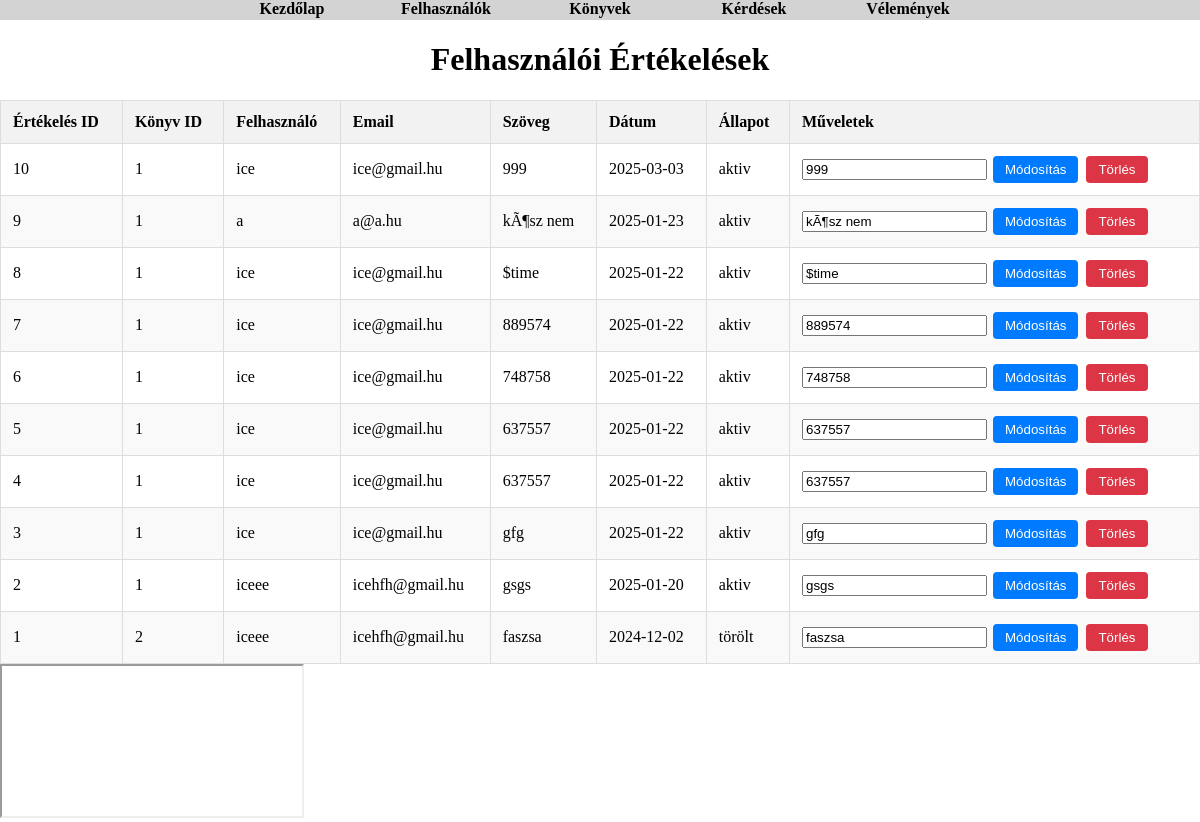
/admin/?p=ertekelesek, run on an earlier commit of the app's database.
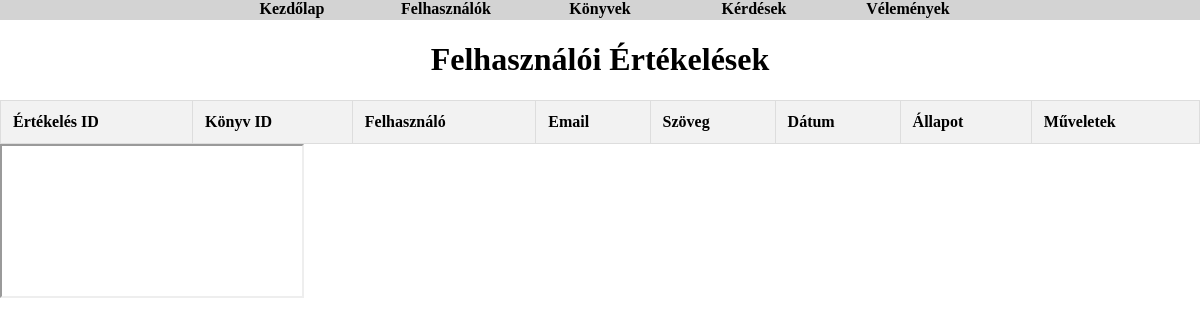
And on a later commit of the database.
### tables this page shows
CREATE TABLE `ertekelesek` (
  `eid` int(11) NOT NULL,
  `uid` int(11) NOT NULL,
  `kid` int(11) NOT NULL,
  `eszoveg` varchar(255) NOT NULL,
  `edatum` date NOT NULL,
  `status` varchar(3) NOT NULL
);

CREATE TABLE `user` (
  `uid` int(255) NOT NULL,
  `username` varchar(100) NOT NULL,
  `uemail` varchar(255) NOT NULL,
  `upassword` varchar(64) NOT NULL,
  `uprofkepnev` varchar(50) NOT NULL,
  `uprofkepnev_eredetinev` varchar(250) NOT NULL,
  `udatum` datetime NOT NULL,
  `uip` varchar(48) NOT NULL,
  `usession` varchar(8) NOT NULL,
  `ustatusz` varchar(2) NOT NULL,
  `ukomment` text NOT NULL
);

### admin/ertekelesek.php (the view, shortened to what this page needs)
<?php
include("../kapcsolat.php");
$query = "
    SELECT `eid`, `kid`, `eszoveg`,
     `edatum`, `status` , `username` , `uemail`
    FROM `ertekelesek`
    INNER JOIN user ON ertekelesek.uid = user.uid
    ORDER BY edatum DESC
";
$result = mysqli_query($adb, $query);
?>
<!DOCTYPE html>
<html lang="hu">
<head>
</head>
<body>
    <h1>Felhasználói Értékelések</h1>
    <table>
        <thead>
            <tr>
                <th>Értékelés ID</th>
                <th>Könyv ID</th>
                <th>Felhasználó</th>
                <th>Email</th>
                <th>Szöveg</th>
                <th>Dátum</th>
                <th>Állapot</th>
                <th>Műveletek</th>
            </tr>
        </thead>
        <tbody>
            <?php
            while ($row = mysqli_fetch_assoc($result)) {
                echo "<tr>";
                echo "<td>" . htmlspecialchars($row['eid']) . "</td>";
                echo "<td>" . htmlspecialchars($row['kid']) . "</td>";
                echo "<td>" . htmlspecialchars($row['username']) . "</td>";
                echo "<td>" . htmlspecialchars($row['uemail']) . "</td>";
                echo "<td>" . htmlspecialchars($row['eszoveg']) . "</td>";
                echo "<td>" . htmlspecialchars($row['edatum']) . "</td>";
                echo "<td>";
                if ($row['status'] == 'a') {
                    echo 'aktiv';
                }else{
                    echo 'törölt';
                }
                echo "</td>";
                echo "<td>";
                echo "<form method='POST' style='display:inline;'>
                        <input type='hidden' name='eid' value='" . htmlspecialchars($row['eid']) . "'>
                        <input type='text' name='eszoveg' value='" . htmlspecialchars($row['eszoveg']) . "' required>
                        <button type='submit' name='update'>Módosítás</button>
                      </form>";
                echo "<a href='./?p=ertekelesek&delete=" . htmlspecialchars($row['eid']) . "'>
                        <button class='delete-button'>Törlés</button>
                      </a>";
                echo "</td>";
                echo "</tr>";
            }
            ?>
        </tbody>
    </table>
</body>
</html>

What changed in the data, as far as the page shows it:
removed ertekelesek: eid "10", kid "1", uid.username "ice", uid.uemail "ice@gmail.hu", eszoveg "999", edatum "2025-03-03", status "aktiv"
removed ertekelesek: eid "9", kid "1", uid.username "a", uid.uemail "a@a.hu", eszoveg "kÃ¶sz nem", edatum "2025-01-23", status "aktiv"
removed ertekelesek: eid "8", kid "1", uid.username "ice", uid.uemail "ice@gmail.hu", eszoveg "$time", edatum "2025-01-22", status "aktiv"
removed ertekelesek: eid "7", kid "1", uid.username "ice", uid.uemail "ice@gmail.hu", eszoveg "889574", edatum "2025-01-22", status "aktiv"
removed ertekelesek: eid "6", kid "1", uid.username "ice", uid.uemail "ice@gmail.hu", eszoveg "748758", edatum "2025-01-22", status "aktiv"
removed ertekelesek: eid "5", kid "1", uid.username "ice", uid.uemail "ice@gmail.hu", eszoveg "637557", edatum "2025-01-22", status "aktiv"
removed ertekelesek: eid "4", kid "1", uid.username "ice", uid.uemail "ice@gmail.hu", eszoveg "637557", edatum "2025-01-22", status "aktiv"
removed ertekelesek: eid "3", kid "1", uid.username "ice", uid.uemail "ice@gmail.hu", eszoveg "gfg", edatum "2025-01-22", status "aktiv"
removed ertekelesek: eid "2", kid "1", uid.username "iceee", uid.uemail "icehfh@gmail.hu", eszoveg "gsgs", edatum "2025-01-20", status "aktiv"
removed ertekelesek: eid "1", kid "2", uid.username "iceee", uid.uemail "icehfh@gmail.hu", eszoveg "faszsa", edatum "2024-12-02", status "törölt"
